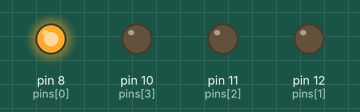
This sketch was run on a simulated Arduino Uno, built with avr-gcc and run on an emulated ATmega328P. On the bench: output pins drawn as LEDs (lit = HIGH).

Above: at 0.15 s.
At 1.05 s:
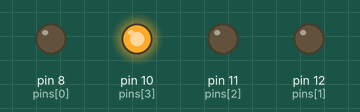
At 1.35 s:
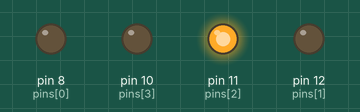
At 3.45 s:
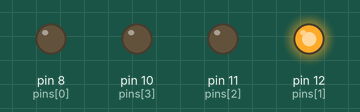
Timing chart, 0 to 4.1 s (numbered marks = the images above):
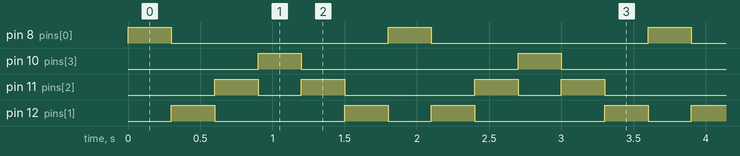

Measured:
- by itself, pin 8 (pins[0]), pin 10 (pins[3]): alternates HIGH for 0.30 s and LOW for 1.5 s
- by itself, pin 11 (pins[2]): repeats every 1.8 s: LOW 0.30 s, HIGH 0.30 s, LOW 0.90 s, HIGH 0.30 s
- by itself, pin 12 (pins[1]): repeats every 1.8 s: LOW 0.90 s, HIGH 0.30 s, LOW 0.30 s, HIGH 0.30 s

The sketch:

led-scanner.ino
```cpp
int pins[] = {8, 12, 11, 10}; // Order: Red, Blue, Green, Green

void setup() {
  for(int i = 0; i < 4; i++) {
    pinMode(pins[i], OUTPUT);
  }
}

// the loop function runs over and over again forever
void loop() {
  for(int i = 0; i < 4; i++) {
    digitalWrite(pins[i], HIGH);
    delay(300); // Slower so you can see it move
    digitalWrite(pins[i], LOW);
  }
  for(int i = 2; i > 0; i--) { // Bounces back
    digitalWrite(pins[i], HIGH);
    delay(300);
    digitalWrite(pins[i], LOW);
  }
}
```
